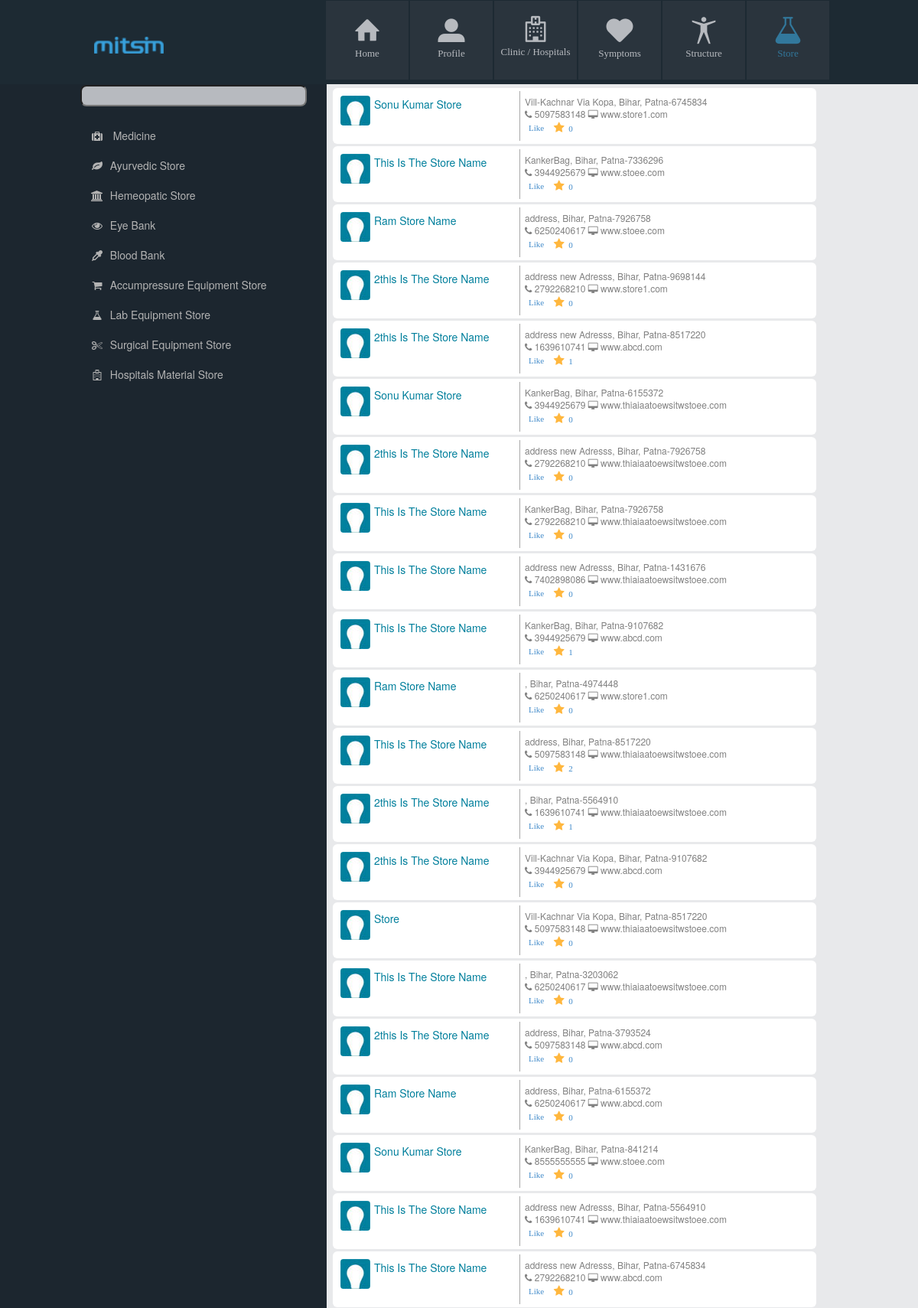
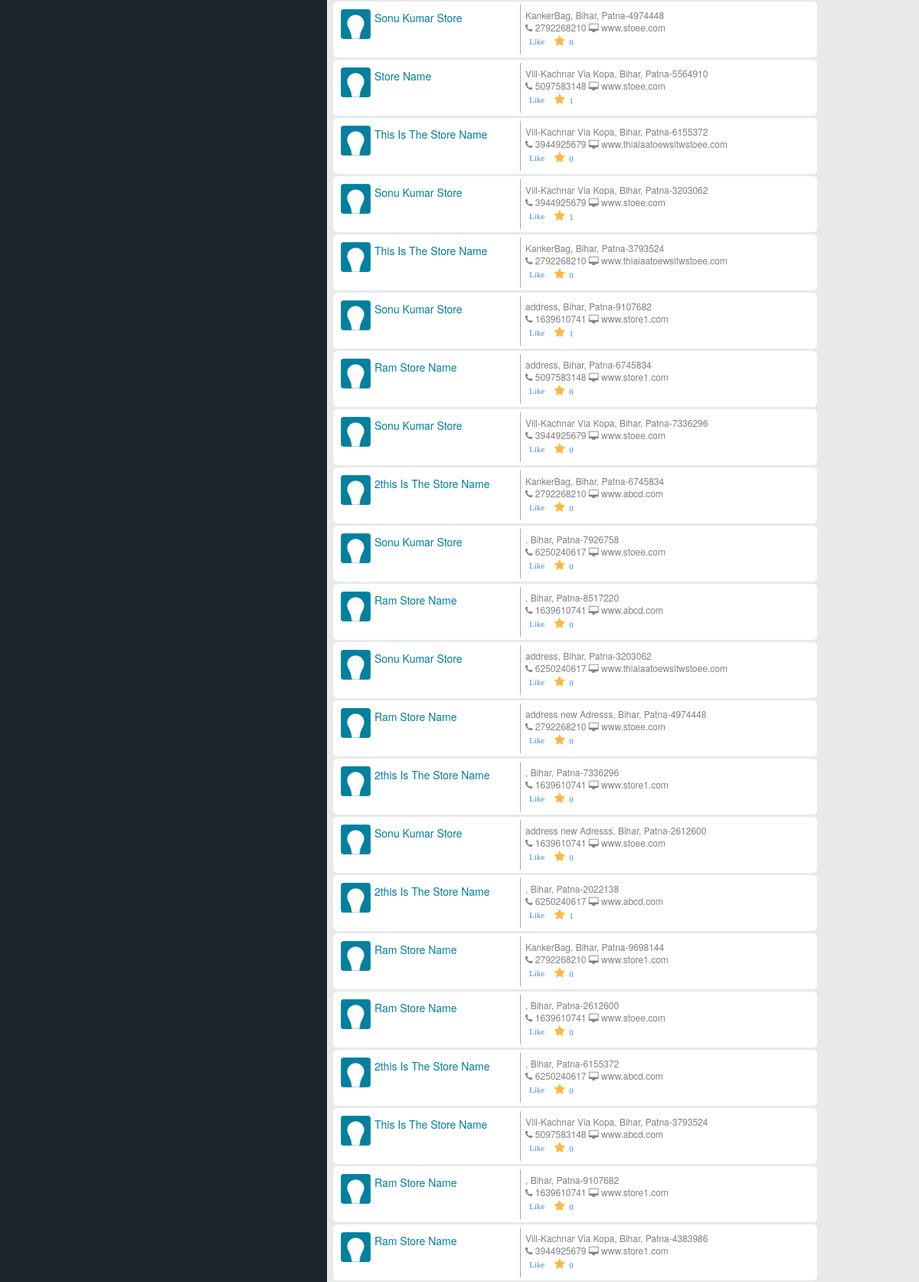
/store.php?all=1 (upper part), run on the app's committed database (2 pictures, top to bottom).
### tables this page shows
CREATE TABLE IF NOT EXISTS `store` (
  `id` int(11) NOT NULL AUTO_INCREMENT,
  `name` varchar(255) NOT NULL,
  `address` varchar(255) NOT NULL,
  `city` varchar(255) NOT NULL,
  `state` varchar(255) NOT NULL,
  `pin` int(11) NOT NULL,
  `phno` varchar(20) NOT NULL,
  `website` varchar(225) NOT NULL,
  `recoment` int(11) NOT NULL,
  `like` int(11) NOT NULL,
  `rating` varchar(255) NOT NULL,
  `category` varchar(255) NOT NULL,
  `status` bit(1) NOT NULL DEFAULT b'1',
  PRIMARY KEY (`id`),
  FULLTEXT KEY `notes_index` (`name`,`address`,`city`,`state`,`phno`,`website`)
);

CREATE TABLE IF NOT EXISTS `state` (
  `id` int(11) NOT NULL AUTO_INCREMENT,
  `name` varchar(100) NOT NULL,
  PRIMARY KEY (`id`)
);

CREATE TABLE IF NOT EXISTS `city` (
  `id` int(11) NOT NULL AUTO_INCREMENT,
  `name` varchar(100) NOT NULL,
  `state_id` int(11) NOT NULL,
  PRIMARY KEY (`id`)
);

### admin/includes/phpfunction.php (called while the page is built, shortened)
<?php
function sentence_cap($impexp, $sentence_split) {
    $textbad = explode($impexp, $sentence_split);
    $newtext = array();
    foreach ($textbad as $sentence) {
        $sentencegood = ucfirst(strtolower($sentence));
        $newtext[] = $sentencegood;
    }
    $textgood = implode($impexp, $newtext);
    return ucfirst($textgood);
}
function getStateByID($id) {
    $result = mysql_query("SELECT  * FROM `state` where id='" . $id . "'");
    $row = mysql_fetch_array($result);
    return $row['name'];
}
function getCityByID($id) {
    $result = mysql_query("SELECT  * FROM `city` where id='" . $id . "'");
    $row = mysql_fetch_array($result);
    return $row['name'];
}
function getallfavourite($type, $likedId) {
    $row = mysql_fetch_array(mysql_query("SELECT count(id) FROM `favourite` WHERE `type`='" . $type . "' and `status`='1' and `favourite_id`='" . $likedId . "'"));
    return $row['0'];
}

### store.php (the view, shortened to what this page needs)
<?php
include("admin/includes/phpfunction.php");
?>
<!DOCTYPE html>
<html>
<head>
    <?php include("includes/maincss.php"); ?>
      <link href="css/profile.css" rel="stylesheet" type="text/css" />
</head>
<body>
<div style="" class='main-body-div'>
<div class="main">
    <?php include("includes/header_menu.php"); ?>
    <div class="main-div">
        <div class="sidebar"  style="width:339px;">
            <div class="main-nav">
                <div class="menu">
                    <form method="get" action="#" id="sehfrm">
                    <input id="sh" name="sh" value="<?php  if(isset($_GET['sh']) && $_GET['sh']!=""){echo $_GET['sh']; }?>"  type="text" class="txtsearch" onblur="document.getElementById('sehfrm').submit();"/>
                    </form>
                </div>
            </div>
            <br>
            <br>
            <div class="collapse navbar-collapse navbar-ex1-collapse">
                <ul class="nav navbar-nav side-nav">
                    <li>
                        <a href="javascript:;" data-toggle="collapse" data-target="#demo"><i class="fa fa-fw fa-medkit"></i> &nbsp; Medicine </a>
                    </li>
                    <li>
                        <a href="javascript:;" onclick="storeView('1','0')"><i class="fa fa-fw fa-leaf"></i> &nbsp;Ayurvedic Store</a>
                    </li>
                    <li>
                        <a href="javascript:;" onclick="storeView('2','0')"><i class="fa fa-fw fa-institution"></i> &nbsp;Hemeopatic Store</a>
                    </li>
                    <li>
                        <a href="javascript:;" onclick="storeView('3','0')"><i class="fa fa-fw fa-eye"></i> &nbsp;Eye Bank</a>
                    </li>
                    <li>
                        <a href="javascript:;" onclick="storeView('4','0')"><i class="fa fa-fw fa-eyedropper"></i> &nbsp;Blood Bank</a>
                    </li>
                    <li>
                        <a href="javascript:;" onclick="storeView('5','0')"><i class="fa fa-fw fa-shopping-cart"></i> &nbsp;Accumpressure Equipment Store</a>
                    </li>
                    <li>
                        <a href="javascript:;" onclick="storeView('6','0')" ><i class="fa fa-fw fa-flask"></i> &nbsp;Lab Equipment Store</a>
                    </li>
                    <li>
                        <a href="javascript:;" onclick="storeView('7','0')"><i class="fa fa-fw fa-cut"></i> &nbsp;Surgical Equipment Store</a>
                    </li>
                    <li>
                        <a href="javascript:;" onclick="storeView('8','0')" ><i class="fa fa-fw fa-hospital-o"></i> &nbsp;Hospitals Material Store</a>
                    </li>
                </ul>
            </div>
        </div>
        <div class="div-profile-body-right" style="width:660px;"  id="disp">
            <?php
            $per_page = 20;
            if(isset($_GET['all']))
            {$per_page = 10000;}
            $sqlC="SELECT count(id) FROM `store` where  status='1'";
            $count=mysql_fetch_array(mysql_query($sqlC));
            $total_results =$count['0'];
            $total_pages = ceil($total_results / $per_page);
            if (isset($_GET['page'])) {
                $show_page = $_GET['page'];
                if ($show_page > 0 && $show_page <= $total_pages) {
                    $start = ($show_page - 1) * $per_page;
                    $end = $start + $per_page;
                } else {
                    $start = 0;
                    $end = $per_page;
                }
            } else {
                $start = 0;
            }
              $sql="SELECT * FROM `store` where  status='1' order By rand()  LIMIT ".$start." , ". $per_page  ;
            $result = mysql_query($sql);
            $i=0;
            while($row=mysql_fetch_array($result))
            {
                $address="";
                $address.=$row['address']!=""?$row['address']:'';
                $address.=$row['state']!=""?", ".getStateByID($row['state']):'';
                $address.=$row['city']!=""?", ".getCityByID($row['city']):'';
                $address.=$row['pin']!=""?"-".$row['pin']:'';
                $address.="<br>";
                $address.=$row['phno']!=""?" <i class='fa fa-phone'></i> ".$row['phno']:'';
                $address.=$row['website']!=""?" <i class='fa fa-desktop'></i> ".$row['website']:'';
               $allfollow=getallfavourite('store',$row['id']);
               $i++;
            ?>
            <div class="data-div"
                 id="td_content">
                <div class="default-image"><img src="images/temp.jpg" alt=""/></div>
                <div class="blue-heading">  <?= sentence_cap(" ",$row['name']);?>  </div>
                <div class="address-box">
                    <?=$address;?>
                        <ul>
                            <li id="likes<?=$i;?>"><a  <?php
                                if(isset($_SESSION['id']) && $_SESSION['id']!="")
                                {
                                    $ro=getislike('store',$row['id']);
                                    if($ro['id']!="")
                                    {
                                        echo 'href="javascript:" onclick="like(\'0\',\''.$row['id'].'\',\'store\',\'likes'.$i.'\')" >Unlike</a>';
                                    }else{
                                    echo 'href="javascript:" onclick="like(\'1\',\''.$row['id'].'\',\'store\',\'likes'.$i.'\')" >Like</a>';
                                    }
                                }else{
                                    echo 'href="#login" data-toggle="modal" >Like</a>' ;
                                }
                                ?></li>
                           <li id="follow<?=$i;?>"><a <?php
                               if(isset($_SESSION['id']) && $_SESSION['id']!="")
                               {
                                   $ro=getisfavourite('store',$row['id']);
                                   if($ro['id']!="")
                                   {
                                       echo 'href="javascript:" onclick="favourite(\'0\',\''.$row['id'].'\',\'store\',\'follow'.$i.'\','.$allfollow.')" ><i class="fa fa-fw fa-star star-color"></i> '.$allfollow.'</a>';
                                   }else{
                                       echo 'href="javascript:" onclick="favourite(\'1\',\''.$row['id'].'\',\'store\',\'follow'.$i.'\','.$allfollow.')" ><i class="fa fa-fw fa-star star-color"></i> '.$allfollow.' </a>';
                                   }
                               }else{
                                   echo 'href="#login" data-toggle="modal" ><i class="fa fa-fw fa-star star-color"></i> '.$allfollow.' </a>' ;
                               }
                               ?>
                                   </li>
                        </ul>
                </div>
            </div>
            <?php } ?>
        </div>
    </div>
</div>
</body>
</html>

### css/style.css (style rules this page uses)
body { background:url('../images/bodybg1.jpg')left !important; background-repeat:repeat-y; }
.main-div { width:1024px; margin:0px auto; height:auto; min-height:100%; }
.main { height:auto; background-image:url('images/bodybg1.jpg'); }
.main-nav { height:auto; width:100%; float:left; }
.sidebar { width:345px; float:left; height:100vh !important; background-color:#1C262F; padding-bottom:50px; }
.menu { width:303px; height:auto; float:left; padding-left: 17px; }
.txtsearch { -webkit-border-radius: 8px;-moz-border-radius: 8px;border-radius: 8px; background-color:#B7BABF; width:296px; padding:2px; height:28px; }
a { cursor:pointer; }

### css/mainstyle.css (style rules this page uses)
.side-nav { position: relative; top: 0px; left:5px; width: 280px; margin-left: 0px; border: none; border-radius: 0; overflow-y: auto; display:block !important; }
.navbar-collapse { display:block !important; }
.side-nav>li { margin: 2px 0px; min-height: 35px; height: auto; }
.side-nav>li>a { width: 280px; border-radius: 5px; padding: 5px 10px; color: #B3B3B3; }
.data-div { width:100%; height:auto; min-height:40px; padding:4px; float:left; background-color:#FFFFFF; margin-bottom:3px; -webkit-border-radius: 6px; -moz-border-radius: 6px; border-radius: 6px; }
.data-div img { -webkit-border-radius: 4px; -moz-border-radius: 4px;border-radius: 4px; }
.data-div ul { padding: 0px; font-family:Verdana; font-size:11px; }
.data-div li { list-style:none; float:left; margin:10px; }
.default-image { float:left; width:40px; padding:6px; }
.blue-heading { float:left; width:200px; color:#007F9C; padding:10px 0px 0px 10px; height:auto; min-height:40px; line-height: 15px; }
.address-box { float:left; width:350px; border-left:solid 1px #A8A8A8; height:auto; min-height:40px; padding:6px; color:#808080; font-size:12px; text-align:justify; line-height: 16px; }
.address-box ul { padding: 0px; margin: 0px; }
.address-box ul li { padding: 0px; margin: 2px 5px; }
.star-color { color:#FFB73E; font-size: 15px !important; margin-top: 0px !important; }

### css/profile.css (style rules this page uses)
.main-body-div { position: absolute; z-index: 0; min-height: 100vh; top: 0px; width:100%; }
.div-profile-body-right { float: left; width: 75%; height: auto; padding: 5px 0px 0px 8px; display: block !important; background:#E8E9EB; margin-top: -1px; min-height:100vh; }
#td_content { width: 97%; }

### data on the page
store: name "Sonu Kumar Store", address "Vill-Kachnar Via Kopa, Bihar, Patna-6745834", phno "5097583148", website "www.store1.com", allfollow "0"
store: name "This Is The Store Name", address "KankerBag, Bihar, Patna-7336296", phno "3944925679", website "www.stoee.com", allfollow "0"
store: name "Ram Store Name", address "address, Bihar, Patna-7926758", phno "6250240617", website "www.stoee.com", allfollow "0"
store: name "2this Is The Store Name", address "address new Adresss, Bihar, Patna-9698144", phno "2792268210", website "www.store1.com", allfollow "0"
store: name "2this Is The Store Name", address "address new Adresss, Bihar, Patna-8517220", phno "1639610741", website "www.abcd.com", allfollow "1"
store: name "Sonu Kumar Store", address "KankerBag, Bihar, Patna-6155372", phno "3944925679", website "www.thiaiaatoewsitwstoee.com", allfollow "0"
store: name "2this Is The Store Name", address "address new Adresss, Bihar, Patna-7926758", phno "2792268210", website "www.thiaiaatoewsitwstoee.com", allfollow "0"
store: name "This Is The Store Name", address "KankerBag, Bihar, Patna-7926758", phno "2792268210", website "www.thiaiaatoewsitwstoee.com", allfollow "0"
store: name "This Is The Store Name", address "address new Adresss, Bihar, Patna-1431676", phno "7402898086", website "www.thiaiaatoewsitwstoee.com", allfollow "0"
store: name "This Is The Store Name", address "KankerBag, Bihar, Patna-9107682", phno "3944925679", website "www.abcd.com", allfollow "1"
store: name "Ram Store Name", address ", Bihar, Patna-4974448", phno "6250240617", website "www.store1.com", allfollow "0"
store: name "This Is The Store Name", address "address, Bihar, Patna-8517220", phno "5097583148", website "www.thiaiaatoewsitwstoee.com", allfollow "2"
store: name "2this Is The Store Name", address ", Bihar, Patna-5564910", phno "1639610741", website "www.thiaiaatoewsitwstoee.com", allfollow "1"
store: name "2this Is The Store Name", address "Vill-Kachnar Via Kopa, Bihar, Patna-9107682", phno "3944925679", website "www.abcd.com", allfollow "0"
store: name "Store", address "Vill-Kachnar Via Kopa, Bihar, Patna-8517220", phno "5097583148", website "www.thiaiaatoewsitwstoee.com", allfollow "0"
store: name "This Is The Store Name", address ", Bihar, Patna-3203062", phno "6250240617", website "www.thiaiaatoewsitwstoee.com", allfollow "0"
store: name "2this Is The Store Name", address "address, Bihar, Patna-3793524", phno "5097583148", website "www.abcd.com", allfollow "0"
store: name "Ram Store Name", address "address, Bihar, Patna-6155372", phno "6250240617", website "www.abcd.com", allfollow "0"
store: name "Sonu Kumar Store", address "KankerBag, Bihar, Patna-841214", phno "8555555555", website "www.stoee.com", allfollow "0"
store: name "This Is The Store Name", address "address new Adresss, Bihar, Patna-5564910", phno "1639610741", website "www.thiaiaatoewsitwstoee.com", allfollow "0"
store: name "This Is The Store Name", address "address new Adresss, Bihar, Patna-6745834", phno "2792268210", website "www.abcd.com", allfollow "0"
store: name "Sonu Kumar Store", address "KankerBag, Bihar, Patna-4974448", phno "2792268210", website "www.stoee.com", allfollow "0"
store: name "Store Name", address "Vill-Kachnar Via Kopa, Bihar, Patna-5564910", phno "5097583148", website "www.stoee.com", allfollow "1"
store: name "This Is The Store Name", address "Vill-Kachnar Via Kopa, Bihar, Patna-6155372", phno "3944925679", website "www.thiaiaatoewsitwstoee.com", allfollow "0"
store: name "Sonu Kumar Store", address "Vill-Kachnar Via Kopa, Bihar, Patna-3203062", phno "3944925679", website "www.stoee.com", allfollow "1"
store: name "This Is The Store Name", address "KankerBag, Bihar, Patna-3793524", phno "2792268210", website "www.thiaiaatoewsitwstoee.com", allfollow "0"
store: name "Sonu Kumar Store", address "address, Bihar, Patna-9107682", phno "1639610741", website "www.store1.com", allfollow "1"
store: name "Ram Store Name", address "address, Bihar, Patna-6745834", phno "5097583148", website "www.store1.com", allfollow "0"
store: name "Sonu Kumar Store", address "Vill-Kachnar Via Kopa, Bihar, Patna-7336296", phno "3944925679", website "www.stoee.com", allfollow "0"
store: name "2this Is The Store Name", address "KankerBag, Bihar, Patna-6745834", phno "2792268210", website "www.abcd.com", allfollow "0"
store: name "Sonu Kumar Store", address ", Bihar, Patna-7926758", phno "6250240617", website "www.stoee.com", allfollow "0"
store: name "Ram Store Name", address ", Bihar, Patna-8517220", phno "1639610741", website "www.abcd.com", allfollow "0"
store: name "Sonu Kumar Store", address "address, Bihar, Patna-3203062", phno "6250240617", website "www.thiaiaatoewsitwstoee.com", allfollow "0"
store: name "Ram Store Name", address "address new Adresss, Bihar, Patna-4974448", phno "2792268210", website "www.stoee.com", allfollow "0"
store: name "2this Is The Store Name", address ", Bihar, Patna-7336296", phno "1639610741", website "www.store1.com", allfollow "0"
store: name "Sonu Kumar Store", address "address new Adresss, Bihar, Patna-2612600", phno "1639610741", website "www.stoee.com", allfollow "0"
store: name "2this Is The Store Name", address ", Bihar, Patna-2022138", phno "6250240617", website "www.abcd.com", allfollow "1"
store: name "Ram Store Name", address "KankerBag, Bihar, Patna-9698144", phno "2792268210", website "www.store1.com", allfollow "0"
store: name "Ram Store Name", address ", Bihar, Patna-2612600", phno "1639610741", website "www.stoee.com", allfollow "0"
store: name "2this Is The Store Name", address ", Bihar, Patna-6155372", phno "6250240617", website "www.abcd.com", allfollow "0"
store: name "This Is The Store Name", address "Vill-Kachnar Via Kopa, Bihar, Patna-3793524", phno "5097583148", website "www.abcd.com", allfollow "0"
store: name "Ram Store Name", address ", Bihar, Patna-9107682", phno "1639610741", website "www.store1.com", allfollow "0"
store: name "Ram Store Name", address "Vill-Kachnar Via Kopa, Bihar, Patna-4383986", phno "3944925679", website "www.store1.com", allfollow "0"
